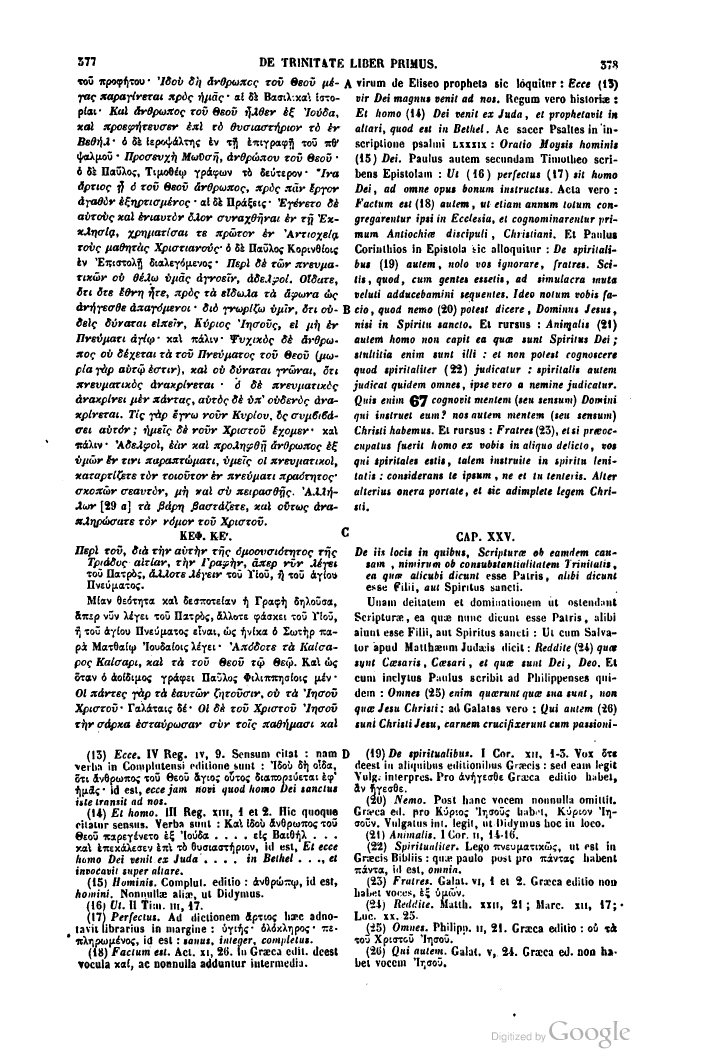
#> input picture myfiles/source/0194.pdf300.png, 2105 x 3187 px, given in place of fos.png, which was not available (shown at 1/3 size)
$ jupyter execute PgSearchWord.ipynb   (older library calls are emulated)
#> lines starting #> are read from the running program, lines starting #| are printed output that depends on the picture; after the words box and inside, x2 and y2 are one past the last pixel; in counts of white or black regions, pixels touching at a corner belong together; pictures that were not available may be replaced by others from this repository, and a replacement may not be noted
### .debris/2019-04-30 11.25.43.00/PgFunctions.py
# -*- coding: utf-8 -*-
"""
Created on Tue Apr  9 15:19:21 2019

@author: ainok
"""
import cv2 as cv2
import numpy as np
from matplotlib import pyplot as plt
import glob, os
import re
from pathlib import Path

# [181 lines left out: functions clearBorder, cutPunctuation, checkDiacritics, not called in this run]

def applyCircleErosion(word):
    colorvalue = [0, 0, 0]
    enlarge_img= cv2.copyMakeBorder(word,10,10,10,10,cv2.BORDER_REPLICATE,value=colorvalue)
    kernel=cv2.getStructuringElement(cv2.MORPH_ELLIPSE,(9,9))
    erode_img = cv2.erode(enlarge_img, kernel, iterations=1)
    return erode_img

# [122 lines left out: functions applyHorizontalErosion, applyWordSegmentation, not called in this run]


def searchData(query,folder):


    page=[]


    erodeimg=applyCircleErosion(query)
    #Get the contour of query image
    _, QueryContours, _ = cv2.findContours(erodeimg, cv2.RETR_TREE,cv2.CHAIN_APPROX_NONE)
    #queryContour=cv2.drawContours(query, contours, 1, (0,255,0), 1)
    count=0

    for filename in glob.glob("test/"+folder+"/*.png"):

        #print(Path(filename))
        data = cv2.imread(filename,0)
        #Apply erosion to image file
        erodedata=applyCircleErosion(data)
        #Get the contour of image file
        _, DataContours, _ = cv2.findContours(erodedata, cv2.RETR_TREE,cv2.CHAIN_APPROX_NONE)

        #cnt = sorted(DataContours, key=cv2.contourArea)

        #Check if contours are more than one, we need the second largest contour
        if len(DataContours)>1:
            #print(len(DataContours))
            #Calculate HU moments and compare
            ret = cv2.matchShapes(QueryContours[1],DataContours[1],3,0.0)
            #First filtering with Hu moments
            if ret<0.1:
                area = cv2.contourArea(DataContours[1])
                #print(area)
                #print(filename)
                #Calculate shape context and compare
                sd = cv2.createShapeContextDistanceExtractor()

                try:
                    abc = sd.computeDistance(QueryContours[1],DataContours[1])
                except:
                    print(area)
                    print(filename)

                if abc<0.06:
                    count=count+1
                    #plt.figure()
                    #plt.imshow(erodedata)
                    #plt.imshow(data)
                    print(filename)
                    print('ContoursNum:',len(DataContours))
                    print('ShapeMatch:',ret)


                    print('Area:',area)
                    print('Context:',abc)
                    (x, y, w, h) = cv2.boundingRect(DataContours[1])
                    print('Width:',w)
                    print('====================')

                    OSfilename=Path(filename)
                    page.append(OSfilename)


        else:
            #print(filename)
            x=0
        #filename='test429.png'
        #oriimg = cv2.imread(filename,0)
    print(count)

    return page

# [28 lines left out: function createView, not called in this run]


### .debris/2019-04-30 21.18.50.00/PgSearchWord.ipynb
[cell 1]
import cv2 as cv2
from matplotlib import pyplot as plt
import numpy as np
import re

from PgFunctions import clearBorder
from PgFunctions import checkDiacritics
from PgFunctions import cutPunctuation
from PgFunctions import applyCircleErosion
from PgFunctions import applyWordSegmentation
from PgFunctions import searchData
from PgFunctions import createView


import shutil
import glob, os

f=open("results/results.html", "w")
f.write('')
f.close()
wordlinks=[]
#for filename in glob.glob("source/*pdf300.png"):
for filename in glob.glob("source/0177.pdf300.png"):
#for filename in glob.glob("source/0194.pdf300.png"):
    print(filename)
    filename_w_ext = os.path.basename(filename)
    name, extension = os.path.splitext(filename_w_ext)
    print(name)
    folder=name


    query= cv2.imread("word/fos.png",0);
#> query is the input picture: shape (3187, 2105); min 0, max 255, mean 224
    query= cv2.imread("word/kyrios.png",0);
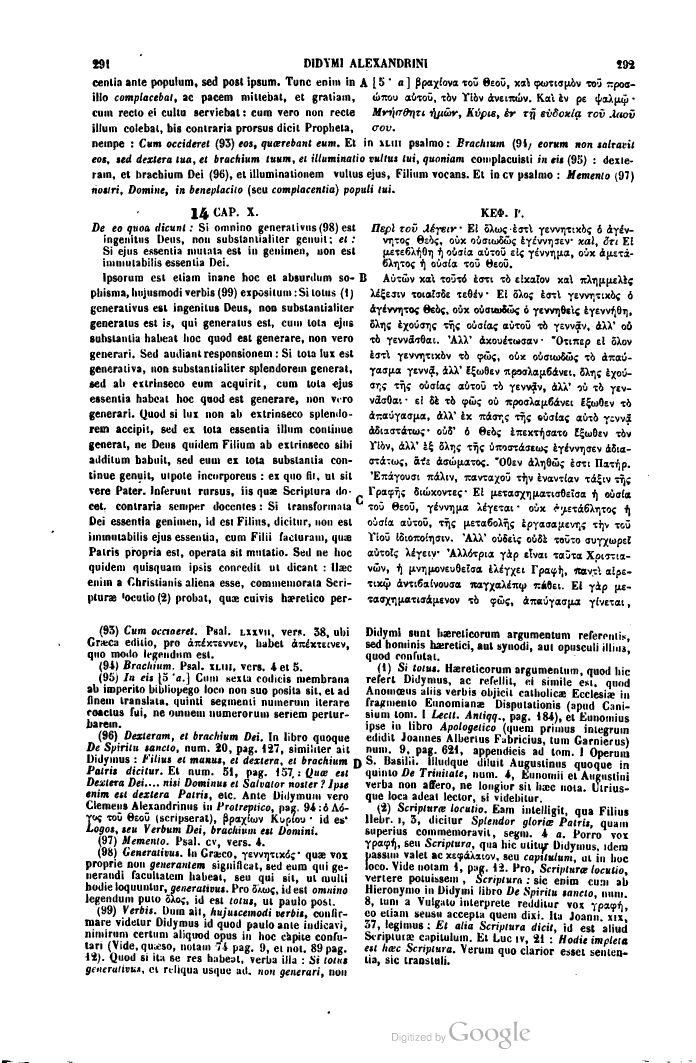
#> input picture myfiles/source/0151.pdf300.png, 2088 x 3189 px, given in place of kyrios.png, which was not available (shown at 1/3 size)
#> query is the input picture: shape (3189, 2088); min 0, max 255, mean 221.2
    #erodeQuery=applyCircleErosion(query)
    ###plt.figure()
    ###plt.imshow(erodeQuery)
    x=searchData(query,folder)
#> in applyCircleErosion, `enlarge_img= cv2.copyMakeBorder(word,10,10,10,10,cv2.BORDER_REPLICATE,..`:
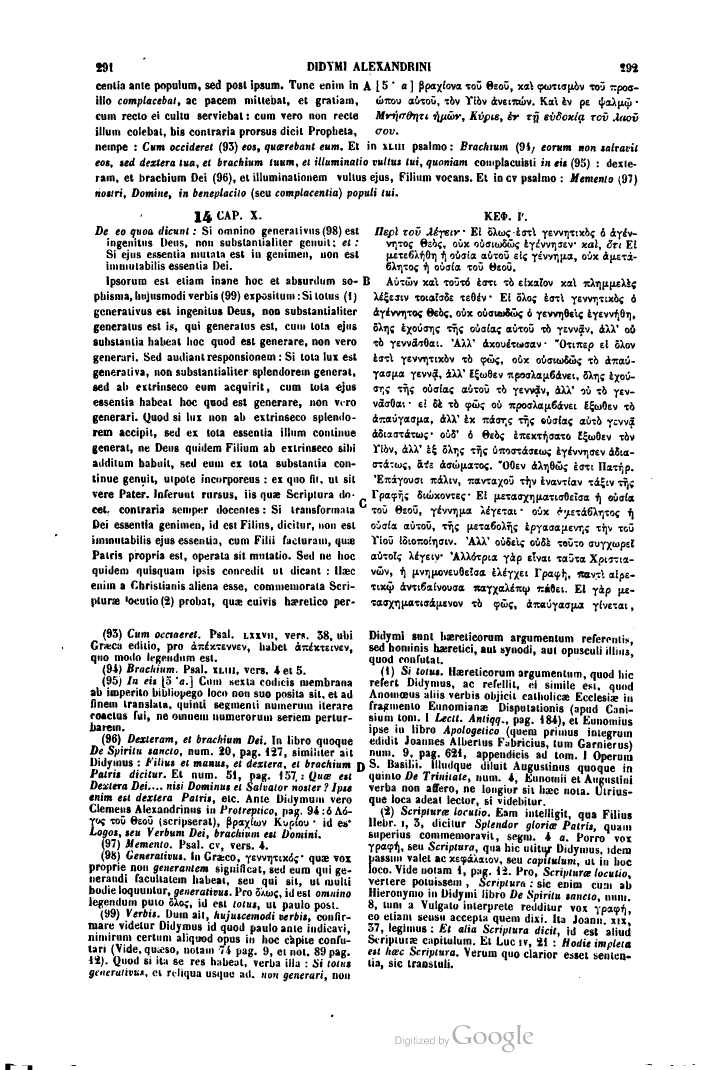
#> enlarge_img: shape (3209, 2108) (shown at 1/3 size); min 0, max 255, mean 221.7
#> in applyCircleErosion, `erode_img = cv2.erode(enlarge_img, kernel, iterations=1)`:
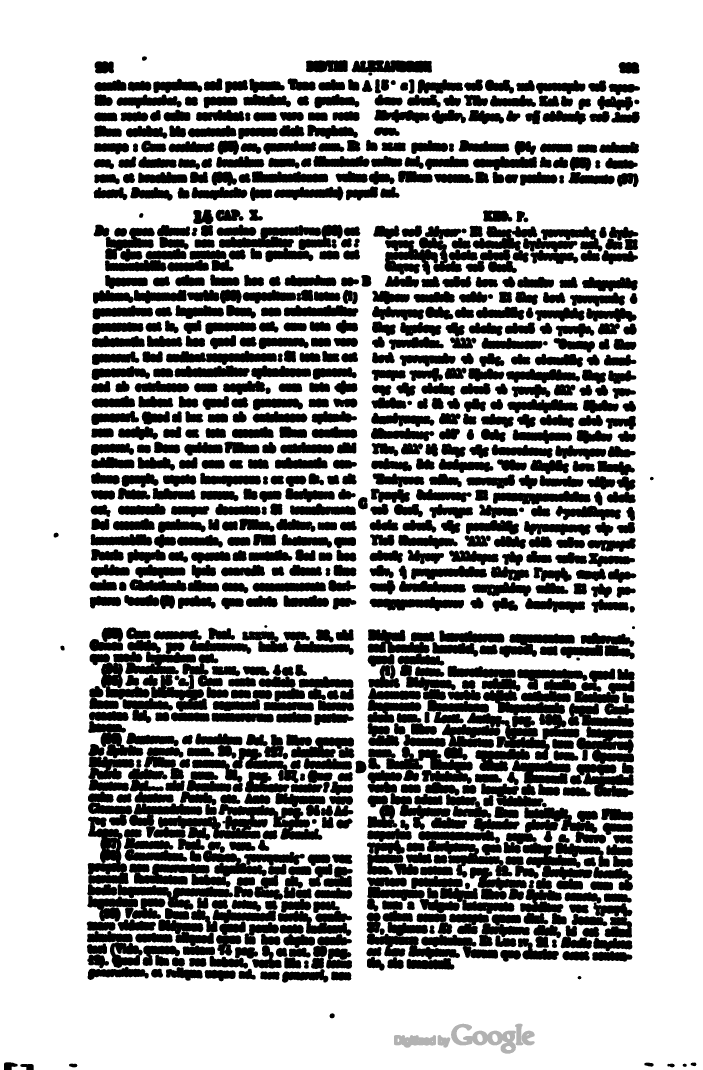
#> erode_img: shape (3209, 2108) (shown at 1/3 size); min 0, max 255, mean 169.9
#> in searchData, `_, QueryContours, _ = cv2.findContours(erodeimg, cv2.RETR_TREE,cv2.CHA..`: QueryContours = 1176 contours, 273 with area under 20; largest, box (x1, y1, x2, y2) and area: (0, 0, 2108, 3209) 6758010, (261, 2449, 700, 2766) 35672, (473, 2410, 968, 2521) 25858, (1325, 2136, 1651, 2282) 22184, (1254, 2489, 1538, 2634) 16793
#> in applyCircleErosion (call 2), `enlarge_img= cv2.copyMakeBorder(word,10,10,10,10,cv2.BORDER_REPLICATE,..`:
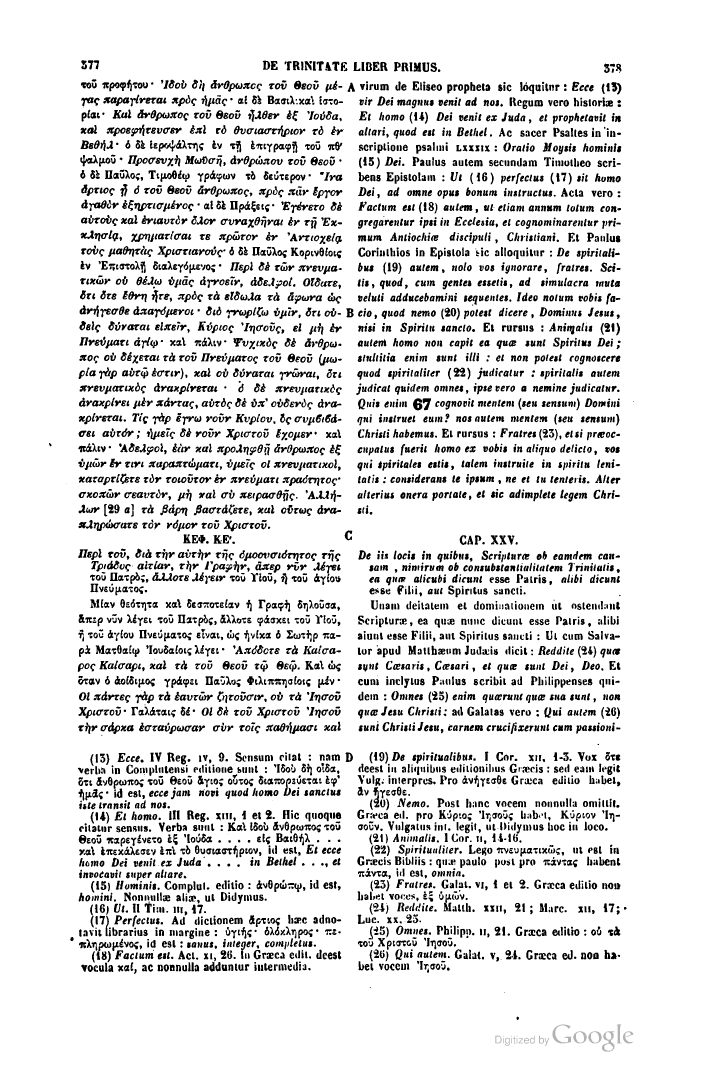
#> enlarge_img: shape (3207, 2125) (shown at 1/3 size); min 0, max 255, mean 224.5
#> in applyCircleErosion (call 2), `erode_img = cv2.erode(enlarge_img, kernel, iterations=1)`:
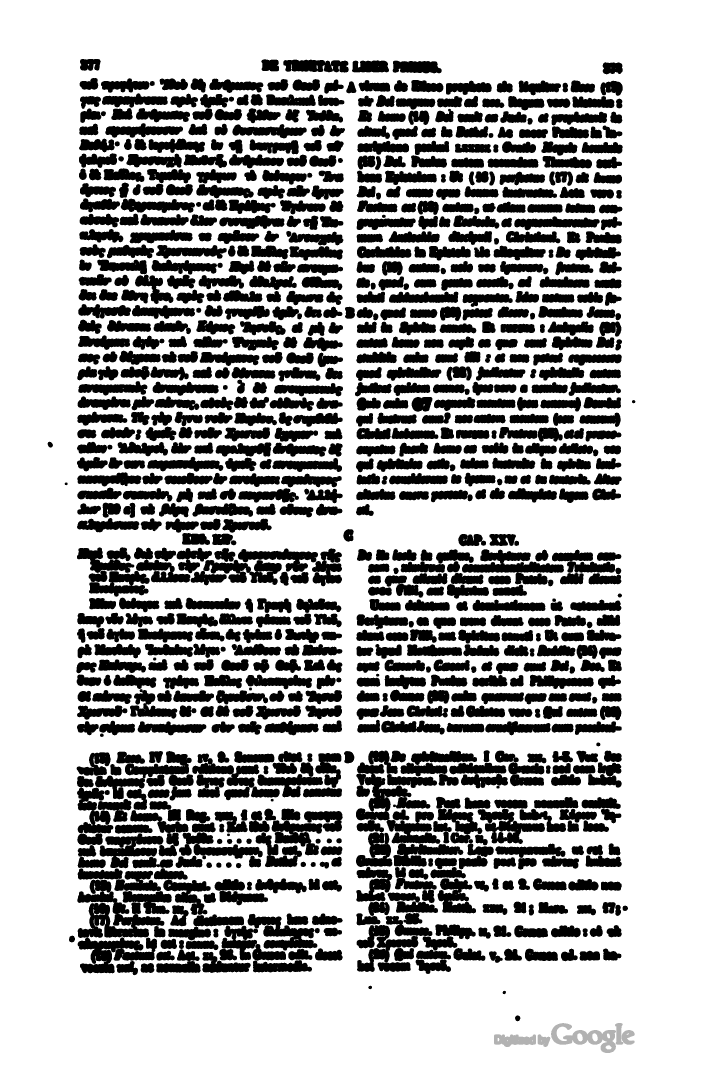
#> erode_img: shape (3207, 2125) (shown at 1/3 size); min 0, max 255, mean 175.5
#> in searchData, `_, DataContours, _ = cv2.findContours(erodedata, cv2.RETR_TREE,cv2.CHA..`: DataContours = 1302 contours, 352 with area under 20; largest, box (x1, y1, x2, y2) and area: (0, 0, 2125, 3207) 6809544, (231, 2638, 494, 2921) 36283, (1067, 2286, 1292, 2462) 16756, (284, 2252, 582, 2403) 16730, (1385, 1647, 1693, 1755) 14886
#> in searchData, `ret = cv2.matchShapes(QueryContours[1],DataContours[1],3,0.0)`: ret = 0.289
#> x = []
    for val in x:

        wordlinks.append(val)
#> this loop made 0 passes
#> after the loop, wordlinks = []


print(wordlinks)
print(len(wordlinks))
#| 0

with open("searchResults.txt", 'w') as f:
    for wordlink in wordlinks:
        f.write(str(wordlink) + '\n')
